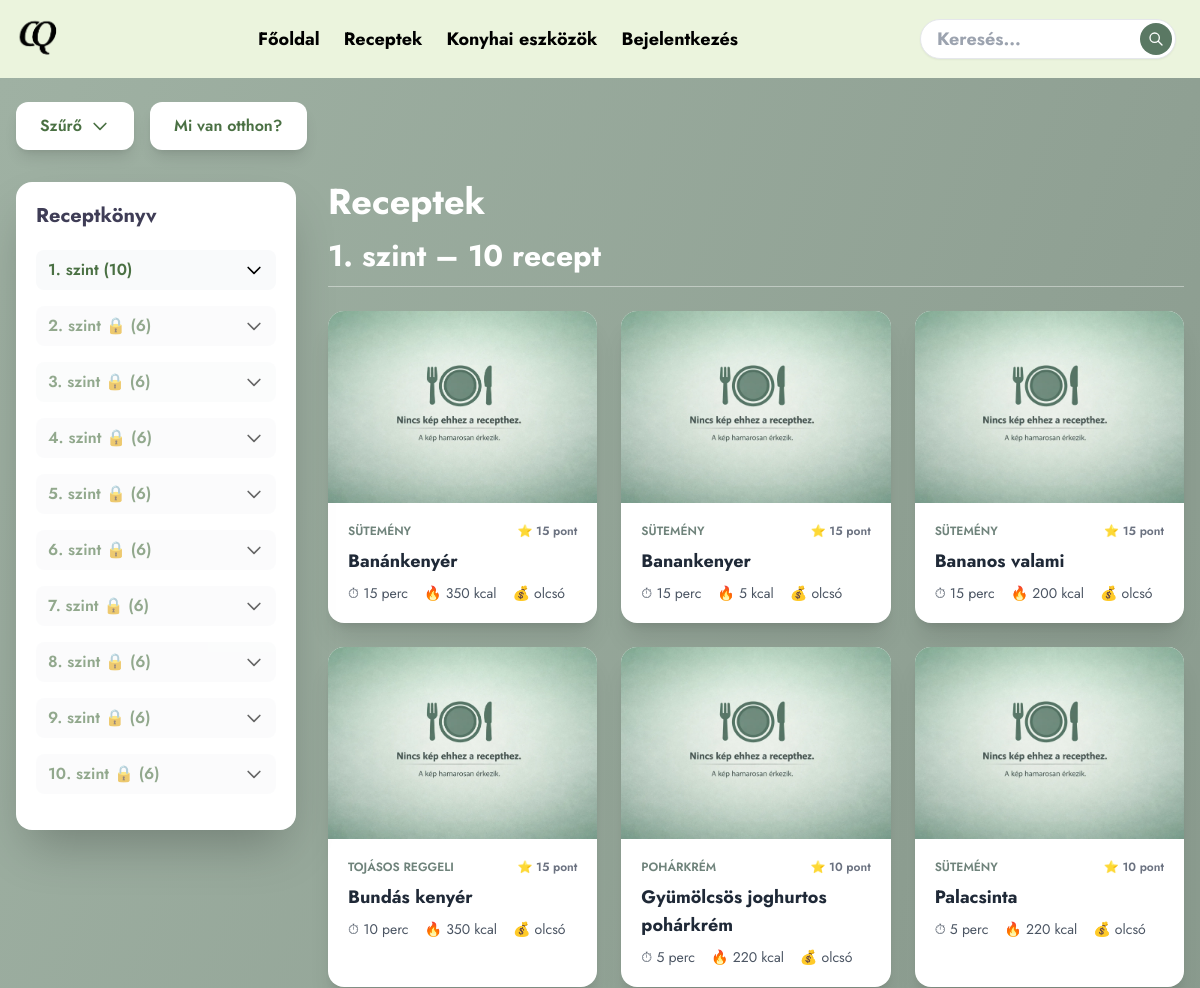
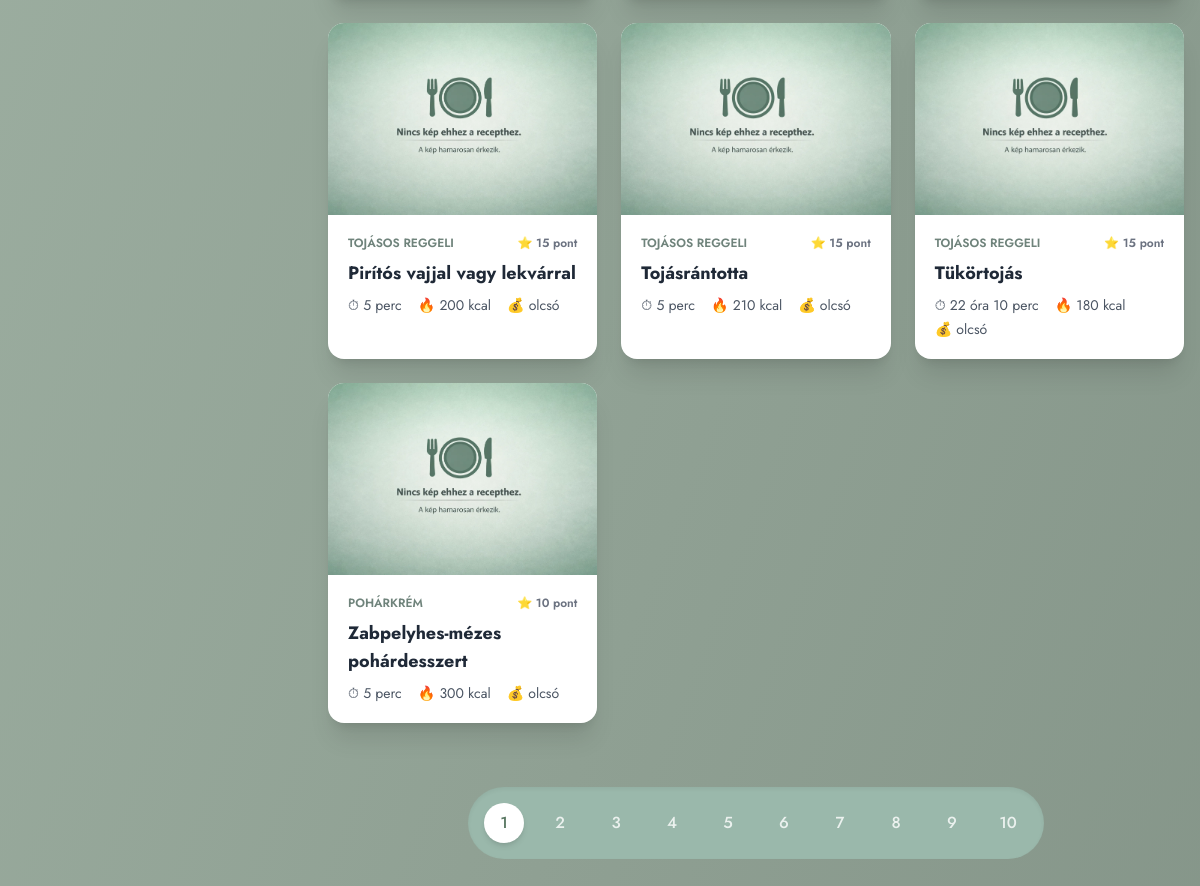
The page /views/receptek/receptek.php on the database its author committed (2 pictures, top to bottom).
### tables this page shows
CREATE TABLE `recept` (
  `ReceptID` int(11) NOT NULL,
  `Nev` varchar(150) NOT NULL,
  `Kep` varchar(255) NOT NULL,
  `ElkeszitesiIdo` time NOT NULL,
  `NehezsegiSzintID` int(11) NOT NULL,
  `BegyujthetoPontok` int(11) NOT NULL,
  `Adag` int(11) NOT NULL,
  `Elkeszitesi_leiras` text NOT NULL,
  `ElkeszitesiModID` int(11) NOT NULL,
  `ArkategoriaID` int(11) NOT NULL,
  `AlkategoriaID` int(11) DEFAULT NULL,
  `Kaloria` decimal(6,2) NOT NULL,
  `Torolve` tinyint(1) NOT NULL DEFAULT 0
);

CREATE TABLE `nehezsegiszint` (
  `NehezsegiSzintID` int(11) NOT NULL,
  `Szint` int(11) NOT NULL
);

CREATE TABLE `alkategoria` (
  `AlkategoriaID` int(11) NOT NULL,
  `KategoriaID` int(11) NOT NULL,
  `Alkategoria` varchar(255) NOT NULL,
  `Torolve` tinyint(1) NOT NULL DEFAULT 0
);

CREATE TABLE `arkategoria` (
  `ArkategoriaID` int(11) NOT NULL,
  `Arkategoria` varchar(255) NOT NULL
);

### controller/ReceptekVezerlo.php (called while the page is built, shortened)
<?php
require_once __DIR__ . '/ReceptTarolo.php';
class ReceptekVezerlo
{
    private ReceptTarolo $receptTarolo;
    public function __construct(private PDO $pdo)
    {
        $this->receptTarolo = new ReceptTarolo($pdo);
    }
    private function alapViewData(): array
    {
        return [
            'receptId' => 0,
            'felhasznaloId' => 0,
            'sessionFelhasznaloId' => 0,
            'aktualisPontok' => null,
            'receptekSzintekSzerint' => [],
            'kategoriaCheckboxok' => [],
            'arKategoriaOpcio' => [],
            'recept' => null,
            'hozzavalok' => [],
            'marElkeszitette' => false,
            'progress' => null,
            'aktualisSzint' => 1,
            'teljesitettSet' => [],
            'detailStatus' => null,
            'szintLepett' => false,
        ];
    }
    private function getSessionFelhasznaloId(): int
    {
        return (int)($_SESSION['felhasznalo_id']
            ?? $_SESSION['FelhasznaloID']
            ?? ($_SESSION['user']['FelhasznaloID'] ?? 0)
        );
    }
    private function detailStatusUzenet(?string $status, int $need = 0): ?array
    {
        if ($status === null || $status === '') {
            return null;
        }
        return ['bg-red-100 text-red-800', '❌ Hiba: ' . htmlspecialchars($status)];
    }
    public function kezeles(): array
    {
        $viewData = $this->alapViewData();
        $felhasznaloId = $this->getSessionFelhasznaloId();
        $viewData['sessionFelhasznaloId'] = $felhasznaloId;
        $viewData['detailStatus'] = $this->detailStatusUzenet($_GET['status'] ?? null, (int)($_GET['need'] ?? 0));
        $receptek = $this->receptTarolo->osszesLista();
        $receptekSzintekSzerint = [];
        foreach ($receptek as $r) {
            $szint = (int)$r['Szint'];
            $receptekSzintekSzerint[$szint] ??= [];
            $receptekSzintekSzerint[$szint][] = $r;
        }
        $recept = null;
        $viewData = array_merge($viewData, compact(
            'receptId',
            'felhasznaloId',
            'aktualisPontok',
            'receptekSzintekSzerint',
            'kategoriaCheckboxok',
            'arKategoriaOpcio',
            'recept',
            'hozzavalok',
            'marElkeszitette',
            'progress',
            'aktualisSzint',
            'teljesitettSet',
            'szintLepett'
        ));
        return $viewData;
    }
}

### controller/ReceptTarolo.php (called while the page is built, shortened)
<?php
class ReceptTarolo
{
    public function osszesLista(): array
    {
        return $this->pdo->query("
            SELECT
                r.*, n.Szint,
                kat.Kategoria AS FoKategoriaNev,
                kat.KategoriaID AS FoKategoriaID,
                alk.Alkategoria AS AlkategoriaNev,
                alk.AlkategoriaID AS AlkategoriaID,
                a.Arkategoria AS ArkategoriaNev
            FROM recept r
            INNER JOIN nehezsegiszint n ON r.NehezsegiSzintID = n.NehezsegiSzintID
            LEFT JOIN alkategoria alk ON r.AlkategoriaID = alk.AlkategoriaID
            LEFT JOIN kategoria kat ON alk.KategoriaID = kat.KategoriaID
            LEFT JOIN arkategoria a ON r.ArkategoriaID = a.ArkategoriaID
            ORDER BY n.Szint, r.Nev
        ")->fetchAll();
    }
}

### api/receptek_seged.php (called while the page is built, shortened)
<?php
function formatIdo(string $ido_str): string
{
    $parts = explode(':', $ido_str);
    $ora = (int)$parts[0];
    $perc = (int)$parts[1];
    if ($ora > 0) return $ora . " óra" . ($perc > 0 ? " $perc perc" : "");
    if ($perc > 0) return "$perc perc";
    return "kevesebb mint 1 perc";
}
function formatMennyiseg($mennyiseg)
{
    if (floor($mennyiseg) == $mennyiseg) return (int)$mennyiseg;
    return rtrim(rtrim(number_format((float)$mennyiseg, 2, '.', ''), '0'), '.');
}
function receptKepSrc(?string $dbKep): string
{
    $dbKep = trim((string)$dbKep);
    if ($dbKep === '') {
        return RECIPE_IMG_URL . RECIPE_IMG_PLACEHOLDER;
    }
    $file = trim(basename($dbKep));
    if (!is_file(RECIPE_IMG_DIR . $file)) {
        return RECIPE_IMG_URL . RECIPE_IMG_PLACEHOLDER;
    }
    return RECIPE_IMG_URL . rawurlencode($file);
}

### views/receptek/receptek.php (the view, shortened to what this page needs)
<?php
require_once __DIR__ . '/../../api/receptek_bootstrap.php';
require_once __DIR__ . '/../../controller/ReceptekVezerlo.php';
$vezerlo = new ReceptekVezerlo($pdo);
$viewData = $vezerlo->kezeles();
extract($viewData, EXTR_OVERWRITE);
include __DIR__ . '/../head.php';
?>
<main class="min-h-screen bg-gradient-to-br from-[#9FB1A3] to-[#7F8F83] font-jost">
    <div class="max-w-7xl mx-auto py-6 px-4">
        <?php if (!$recept): ?>
            <div class="mb-8">
                <div class="flex flex-col sm:flex-row gap-4 mb-4">
                    <button id="szuroGomb" type="button" class="bg-white px-6 py-3 rounded-xl shadow-lg flex items-center gap-2 font-semibold text-[#4A7043] hover:bg-gray-50 transition w-full sm:w-auto">
                        <span>Szűrő</span>
                        <svg id="szuroNyil" class="w-5 h-5 transition-transform" fill="none" stroke="currentColor" viewBox="0 0 24 24">
                            <path stroke-linecap="round" stroke-linejoin="round" stroke-width="2" d="M19 9l-7 7-7-7" />
                        </svg>
                    </button>
                    <a href="hutom.php" class="bg-white px-6 py-3 rounded-xl shadow-lg flex items-center gap-2 font-semibold text-[#4A7043] hover:bg-gray-50 transition w-full sm:w-auto justify-center">
                        <span>Mi van otthon?</span>
                    </a>
                </div>
            </div>
        <?php endif; ?>
        <div class="flex flex-col lg:flex-row lg:gap-8">
            <aside id="sidebar" class="fixed inset-y-0 left-0 z-40 w-80 bg-white shadow-2xl transform -translate-x-full lg:translate-x-0 lg:sticky lg:top-6 lg:self-start lg:max-h-[calc(100vh-3rem)] lg:overflow-y-auto lg:w-[280px] transition-transform duration-300 rounded-r-2xl lg:rounded-2xl">
                <div class="p-5">
                    <div class="flex items-center justify-between mb-5">
                        <h2 class="text-xl font-bold text-[#3F3D56]">Receptkönyv</h2>
                    </div>
                    <?php foreach ($receptekSzintekSzerint as $szint => $lista): ?>
                        <?php $szintLocked = ((int)$szint > (int)$aktualisSzint); ?>
                        <div class="mb-4">
                            <button type="button"
                                class="w-full text-left flex items-center justify-between py-2 px-3 bg-gray-50 hover:bg-gray-100 rounded-lg transition szint-sav-cim <?= $szintLocked ? 'opacity-60' : '' ?>">
                                <span class="font-semibold text-[#4A7043]">
                                    <?= (int)$szint ?>. szint <?= $szintLocked ? '🔒' : '' ?>
                                    (<span class="szint-darab" data-szint="<?= (int)$szint ?>"><?= count($lista) ?></span>)
                                </span>
                                <svg class="w-5 h-5 transition-transform sav-nyil" fill="none" stroke="currentColor" viewBox="0 0 24 24">
                                    <path stroke-linecap="round" stroke-linejoin="round" stroke-width="2" d="M19 9l-7 7-7-7" />
                                </svg>
                            </button>
                        </div>
                    <?php endforeach; ?>
                </div>
            </aside>
            <section id="receptekTarolo" class="flex-1">
                <?php if (!$recept): ?>
                    <h1 class="text-4xl font-bold text-white mb-4">Receptek</h1>
                    <?php
                    $szintNavLista = array_keys($receptekSzintekSzerint ?? []);
                    sort($szintNavLista, SORT_NUMERIC);
                    ?>
                    <?php foreach ($receptekSzintekSzerint as $szint => $lista): ?>
                        <div class="mb-16 szint-blokk" data-szint="<?= (int)$szint ?>">
                            <h2 class="text-3xl font-bold text-white mb-6 border-b border-white/40 pb-3">
                                <?= (int)$szint ?>. szint – <span class="szint-darab-fo" data-szint="<?= (int)$szint ?>"><?= count($lista) ?></span> recept
                            </h2>
                            <div class="grid grid-cols-1 sm:grid-cols-2 lg:grid-cols-3 gap-6">
                                <?php foreach ($lista as $r): ?>
                                    <?php
                                    $nevLower = mb_strtolower((string)$r['Nev']);
                                    $keresoMezok = [];
                                    foreach ($r as $ertek) {
                                        $keresoMezok[] = (string)$ertek;
                                    }
                                    $keresoSzoveg = function_exists('mb_strtolower')
                                        ? mb_strtolower(implode(' ', $keresoMezok), 'UTF-8')
                                        : strtolower(implode(' ', $keresoMezok));
                                    $rSzint = (int)($r['Szint'] ?? $r['NehezsegiSzintID'] ?? $szint);
                                    $locked = ($rSzint > (int)$aktualisSzint);
                                    ?>
                                    <?php if (!$locked): ?>
                                        <a href="receptek.php?id=<?= (int)$r['ReceptID'] ?>&szint=<?= $rSzint ?>"
                                            class="recept-kartya bg-white rounded-2xl shadow-xl overflow-hidden hover:-translate-y-1 transition block relative"
                                            <?php else: ?>
                                            <a href="javascript:void(0)"
                                            onclick="alert('Zárolt recept: Szint <?= $rSzint ?> szükséges.')"
                                            class="recept-kartya bg-white rounded-2xl shadow-xl overflow-hidden transition block relative cursor-not-allowed opacity-60"
                                            <?php endif; ?>
                                            data-recept-id="<?= (int)$r['ReceptID'] ?>"
                                            data-nev="<?= htmlspecialchars($nevLower) ?>"
                                            data-kereso="<?= htmlspecialchars($keresoSzoveg) ?>"
                                            data-fokategoria="<?= htmlspecialchars($r['FoKategoriaNev'] ?? 'Nem kategorizált') ?>"
                                            data-fokategoria-id="<?= (int)($r['FoKategoriaID'] ?? 0) ?>"
                                            data-alkategoria="<?= htmlspecialchars($r['AlkategoriaNev'] ?? 'Egyéb') ?>"
                                            data-alkategoria-id="<?= (int)($r['AlkategoriaID'] ?? 0) ?>"
                                            data-arkategoria="<?= htmlspecialchars($r['ArkategoriaNev'] ?? 'Nincs') ?>"
                                            data-elkeszitesi-ido="<?= htmlspecialchars((string)($r['ElkeszitesiIdo'] ?? '')) ?>">
                                            <div class="relative">
                                                <img src="<?= htmlspecialchars(receptKepSrc($r['Kep'] ?? '')) ?>" class="w-full h-48 object-cover" alt="">
                                            </div>
                                            <div class="p-5">
                                                <div class="flex justify-between text-xs text-gray-500 mb-2 font-semibold">
                                                    <span class="text-[#6F837B] uppercase"><?= htmlspecialchars($r['AlkategoriaNev'] ?? 'Egyéb') ?></span>
                                                    <span>⭐ <?= (int)$r['BegyujthetoPontok'] ?> pont</span>
                                                </div>
                                                <h2 class="text-lg font-bold mb-2 text-gray-800"><?= htmlspecialchars($r['Nev']) ?></h2>
                                                <div class="flex flex-wrap gap-x-4 gap-y-1 text-sm text-gray-600">
                                                    <span>⏱ <?= formatIdo((string)$r['ElkeszitesiIdo']) ?></span>
                                                    <span>🔥 <?= formatMennyiseg((float)($r['Kaloria'] ?? 0)) ?> kcal</span>
                                                    <span>💰 <?= htmlspecialchars($r['ArkategoriaNev'] ?? 'Nincs') ?></span>
                                                </div>
                                            </div>
                                        </a>
                                    <?php endforeach; ?>
                            </div>
                        </div>
                    <?php endforeach; ?>
                    <?php if (!empty($szintNavLista)): ?>
                        <div class="mt-10 flex justify-center">
                            <ul id="szintNav"
                                class="flex flex-wrap justify-center text-gray-700 gap-4 font-medium p-4 rounded-[50px] bg-[#9AB8AB] shadow-inner">
                                <?php foreach ($szintNavLista as $szintNav): ?>
                                    <li>
                                        <button type="button"
                                            class="szint-nav-gomb focus:outline-none"
                                            data-szint="<?= (int)$szintNav ?>"
                                            aria-label="<?= (int)$szintNav ?>. szint receptjei">
                                            <span data-role="pill"
                                                class="inline-flex items-center justify-center w-10 h-10 rounded-full transition-colors duration-200 px-4 py-2 bg-transparent text-white/80">
                                                <?= (int)$szintNav ?>
                                            </span>
                                        </button>
                                    </li>
                                <?php endforeach; ?>
                            </ul>
                        </div>
                    <?php endif; ?>
                <?php endif; ?>
            </section>
        </div>
    </div>
</main>
<?php include __DIR__ . '/../footer.php'; ?>

### rows shown on the page
recept: NehezsegiSzintID.Szint "10", count($lista) "6"
recept: AlkategoriaID.Alkategoria "SÜTEMÉNY", BegyujthetoPontok "15", Nev "Banánkenyér", ElkeszitesiIdo "15 perc", Kaloria "350", ArkategoriaID.Arkategoria "olcsó"
recept: AlkategoriaID.Alkategoria "SÜTEMÉNY", BegyujthetoPontok "15", Nev "Banankenyer", ElkeszitesiIdo "15 perc", Kaloria "5", ArkategoriaID.Arkategoria "olcsó"
recept: AlkategoriaID.Alkategoria "SÜTEMÉNY", BegyujthetoPontok "15", Nev "Bananos valami", ElkeszitesiIdo "15 perc", Kaloria "200", ArkategoriaID.Arkategoria "olcsó"
recept: AlkategoriaID.Alkategoria "TOJÁSOS REGGELI", BegyujthetoPontok "15", Nev "Bundás kenyér", ElkeszitesiIdo "10 perc", Kaloria "350", ArkategoriaID.Arkategoria "olcsó"
recept: AlkategoriaID.Alkategoria "POHÁRKRÉM", BegyujthetoPontok "10", Nev "Gyümölcsös joghurtos pohárkrém", ElkeszitesiIdo "5 perc", Kaloria "220", ArkategoriaID.Arkategoria "olcsó"
recept: AlkategoriaID.Alkategoria "SÜTEMÉNY", BegyujthetoPontok "10", Nev "Palacsinta", ElkeszitesiIdo "5 perc", Kaloria "220", ArkategoriaID.Arkategoria "olcsó"
recept: AlkategoriaID.Alkategoria "TOJÁSOS REGGELI", BegyujthetoPontok "15", Nev "Pirítós vajjal vagy lekvárral", ElkeszitesiIdo "5 perc", Kaloria "200", ArkategoriaID.Arkategoria "olcsó"
recept: AlkategoriaID.Alkategoria "TOJÁSOS REGGELI", BegyujthetoPontok "15", Nev "Tojásrántotta", ElkeszitesiIdo "5 perc", Kaloria "210", ArkategoriaID.Arkategoria "olcsó"
recept: AlkategoriaID.Alkategoria "TOJÁSOS REGGELI", BegyujthetoPontok "15", Nev "Tükörtojás", ElkeszitesiIdo "22 óra 10 perc", Kaloria "180", ArkategoriaID.Arkategoria "olcsó"
recept: AlkategoriaID.Alkategoria "POHÁRKRÉM", BegyujthetoPontok "10", Nev "Zabpelyhes-mézes pohárdesszert", ElkeszitesiIdo "5 perc", Kaloria "300", ArkategoriaID.Arkategoria "olcsó"

### other values the page prints
$szint "1"
count($lista) "10"
$szint "2"
count($lista) "6"
$szint "3"
$szint "4"
$szint "5"
$szint "6"
$szint "7"
$szint "8"
$szint "9"
$szintNav "1"
$szintNav "2"
$szintNav "3"
$szintNav "4"
